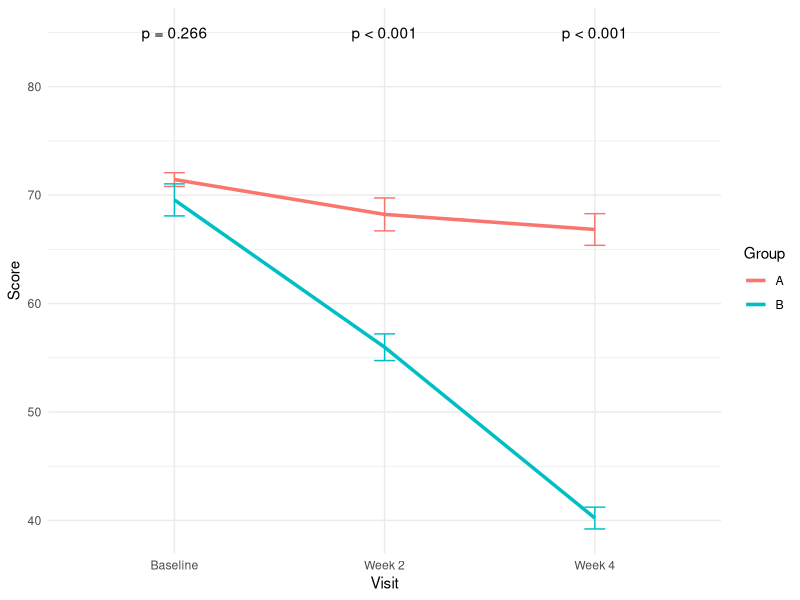

This chart was generated by the following R code:
## ---- chunk 1
library(data.table)
library(ggplot2)
library(ggpubr)

set.seed(2025)
df <- data.table(
  ID = rep(1:30, times = 2),
  Group = rep(c("A", "B"), each = 30),
  Visit = rep(rep(c("Baseline", "Week 2", "Week 4"), each = 10), times = 2),
  Score = c(
    rnorm(10, 70, 4), rnorm(10, 68, 4), rnorm(10, 66, 4),
    rnorm(10, 70, 4), rnorm(10, 55, 4), rnorm(10, 40, 4)
  )
)
## ---- chunk 2
library(readxl)
library(knitr)

dff <- read_excel("data.xlsx")
kable(head(dff, 10))
## ---- chunk 3
df[, Visit := factor(Visit, levels = c("Baseline", "Week 2", "Week 4"))]
## ---- chunk 4
pval_df <- compare_means(Score ~ Group, data = df, group.by = "Visit", method = "t.test")
## ---- chunk 5
pval_df$label <- ifelse(pval_df$p < 0.001, "p < 0.001", sprintf("p = %.3f", pval_df$p))
## ---- chunk 6
pval_df$y <- 85  # adjust label height
ggplot(df, aes(x = Visit, y = Score, color = Group, group = Group)) +
  stat_summary(fun = mean, geom = "line", size = 1.2) +
  stat_summary(fun.data = mean_se, geom = "errorbar", width = 0.1) +
  geom_text(data = pval_df, aes(x = Visit, y = y, label = label), inherit.aes = FALSE) +
  theme_minimal()
